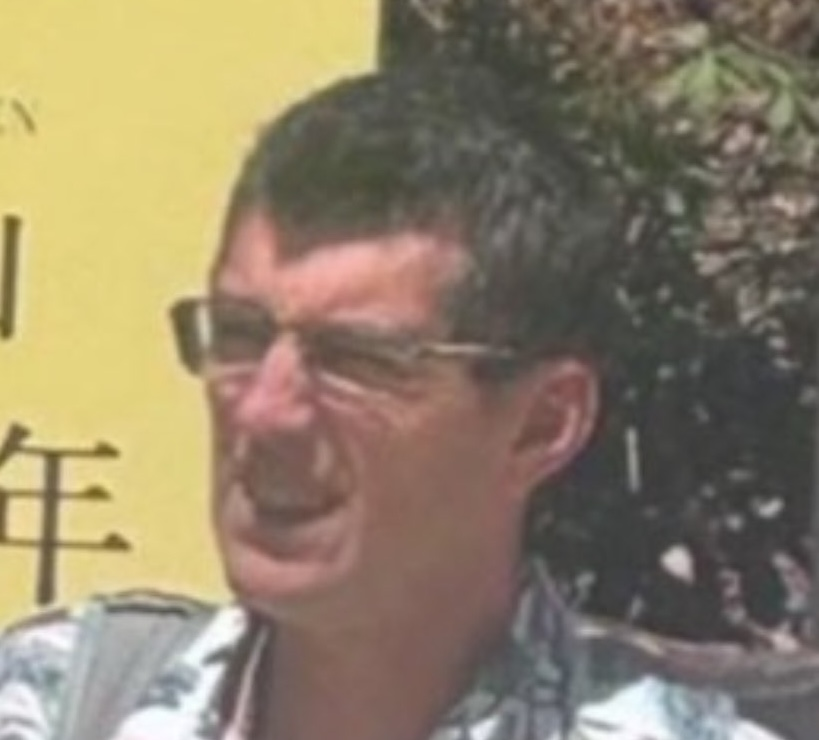
#> input picture compares/image1.JPG, 819 x 740 px
$ python -i findxavier.py   (imports and definitions only)
#> lines starting #> are read from the running program, lines starting #| are printed output that depends on the picture
import os
import cv2
import numpy as np
import pandas as pd
from pathlib import Path
import matplotlib.pyplot as plt
from datetime import datetime
import sys

# Configurer l'encodage pour UTF-8
# [5 lines not run here, left out]

def enhance_image(img):
    """
    Améliore la qualité d'une image pour faciliter la détection des visages
    """
    # Convertir en niveaux de gris
    if len(img.shape) == 3:
        gray = cv2.cvtColor(img, cv2.COLOR_BGR2GRAY)
    else:
        gray = img.copy()

    # Égalisation d'histogramme pour améliorer le contraste
    gray_eq = cv2.equalizeHist(gray)

    # Réduction du bruit
    gray_denoise = cv2.GaussianBlur(gray_eq, (5, 5), 0)

    # Amélioration des contours
    kernel = np.array([[-1,-1,-1],
                      [-1, 9,-1],
                      [-1,-1,-1]])
    sharp = cv2.filter2D(gray_denoise, -1, kernel)

    return sharp, gray_eq

def detect_facial_landmarks(img, face_rect=None, is_suspect=False):
    """
    Détecte les points caractéristiques du visage
    avec des critères plus stricts pour éviter les faux positifs
    """
    # Si l'image est en couleur, la convertir en niveaux de gris
    if len(img.shape) == 3:
        gray = cv2.cvtColor(img, cv2.COLOR_BGR2GRAY)
    else:
        gray = img.copy()

    # Créer une copie de l'image pour y dessiner les points
    vis_img = img.copy() if len(img.shape) == 3 else cv2.cvtColor(gray, cv2.COLOR_GRAY2BGR)

    # Utiliser seulement les détecteurs disponibles par défaut
    # Détecteur des yeux
    eye_cascade = cv2.CascadeClassifier(cv2.data.haarcascades + 'haarcascade_eye.xml')

    # Paramètres ajustés selon qu'il s'agit d'un suspect ou d'une référence
    if is_suspect:
        # Pour les suspects, être plus strict sur la détection des yeux
        min_eye_size = (25, 25)
        min_neighbors = 4
    else:
        # Pour les références (souvent de mauvaise qualité), être plus permissif
        min_eye_size = (20, 20)
        min_neighbors = 3

    # Si rectangle du visage fourni, utiliser seulement cette zone
    if face_rect is not None:
        x, y, w, h = face_rect
        roi_gray = gray[y:y+h, x:x+w]
        roi_vis = vis_img[y:y+h, x:x+w]
    else:
        roi_gray = gray
        roi_vis = vis_img
        x, y = 0, 0

    landmarks = []

    try:
        # Détecter les yeux
        eyes = eye_cascade.detectMultiScale(roi_gray, 1.1, min_neighbors, minSize=min_eye_size)

        # Filtrer les yeux détectés pour ne garder que les plus fiables
        valid_eyes = []
        for (ex, ey, ew, eh) in eyes:
            # Vérifier que les proportions sont correctes pour un œil
            aspect_ratio = ew / eh
            # Les yeux ont généralement un ratio largeur/hauteur entre 0.8 et 1.6
            if 0.8 <= aspect_ratio <= 1.6:
                valid_eyes.append((ex, ey, ew, eh))

        # Limiter à 2 yeux maximum, en prenant les plus grands
        valid_eyes.sort(key=lambda e: e[2] * e[3], reverse=True)
        for (ex, ey, ew, eh) in valid_eyes[:2]:
            cv2.rectangle(roi_vis, (ex, ey), (ex+ew, ey+eh), (0, 255, 0), 2)
            center = (x + ex + ew//2, y + ey + eh//2)
            landmarks.append(('eye', center))
            # Marquer le centre de l'œil
            cv2.circle(roi_vis, (ex + ew//2, ey + eh//2), 2, (255, 0, 0), -1)
    except Exception as e:
        print(f"Erreur lors de la détection des yeux: {e}")

    # Estimer la position du nez et de la bouche à partir des yeux si détectés
    # Uniquement si nous avons exactement 2 yeux détectés
    if len(landmarks) == 2 and all(l[0] == 'eye' for l in landmarks):
        eye1_center = landmarks[0][1]
        eye2_center = landmarks[1][1]

        # Vérifier que les yeux sont approximativement au même niveau (tolérance de 10%)
        eye_y_diff = abs(eye1_center[1] - eye2_center[1])
        eye_dist = np.sqrt((eye1_center[0] - eye2_center[0])**2 + (eye1_center[1] - eye2_center[1])**2)

        if eye_y_diff / eye_dist < 0.15:  # Seulement si les yeux sont à peu près horizontaux
            # Calculer le point médian entre les yeux
            mid_eyes_x = (eye1_center[0] + eye2_center[0]) // 2
            mid_eyes_y = (eye1_center[1] + eye2_center[1]) // 2

            # La distance inter-oculaire comme référence
            eye_distance = np.sqrt((eye1_center[0] - eye2_center[0])**2 + (eye1_center[1] - eye2_center[1])**2)

            # Estimer la position du nez (en dessous du point médian entre les yeux)
            nose_x = mid_eyes_x
            nose_y = int(mid_eyes_y + 0.3 * eye_distance)

            # Estimer la position de la bouche (encore plus bas)
            mouth_x = mid_eyes_x
            mouth_y = int(mid_eyes_y + 0.7 * eye_distance)

            # Ajouter ces points estimés
            face_height = (h if face_rect else gray.shape[0])
            if nose_y < face_height:
                nose_center = (nose_x, nose_y)
                landmarks.append(('nose', nose_center))
                cv2.circle(roi_vis if face_rect else vis_img,
                          (nose_x - x if face_rect else nose_x, nose_y - y if face_rect else nose_y),
                          3, (0, 255, 255), -1)

            if mouth_y < face_height:
                mouth_center = (mouth_x, mouth_y)
                landmarks.append(('mouth', mouth_center))
                cv2.circle(roi_vis if face_rect else vis_img,
                          (mouth_x - x if face_rect else mouth_x, mouth_y - y if face_rect else mouth_y),
                          3, (0, 0, 255), -1)

    return vis_img, landmarks

def detect_face(image_path):
    """
    Détecte un visage dans l'image et retourne l'image du visage
    Amélioré pour les images de mauvaise qualité ou les images anciennes
    """
#> called with image_path = 'compares/image1.JPG'
    # Charger l'image
    img = cv2.imread(image_path)
#> img is the input picture: shape (740, 819, 3); mean B, G, R 104.5, 127.9, 141
    if img is None:
        print(f"Erreur: Impossible de lire l'image {image_path}")
        return None, None, 0, None

    # Vérifier si l'image est un suspect ou une référence
    is_suspect = 'compares' in image_path

    # Pour les images suspectes, appliquer un meilleur prétraitement
    if is_suspect:
        print(f"Prétraitement amélioré pour l'image suspecte {os.path.basename(image_path)}")
        # Supprimer le bruit
        img = cv2.fastNlMeansDenoisingColored(img, None, 10, 10, 7, 21)
        # Améliorer le contraste
        lab = cv2.cvtColor(img, cv2.COLOR_BGR2LAB)
#> lab: shape (740, 819, 3); mean of channels 0, 1, 2 136, 129.5, 142
        l, a, b = cv2.split(lab)
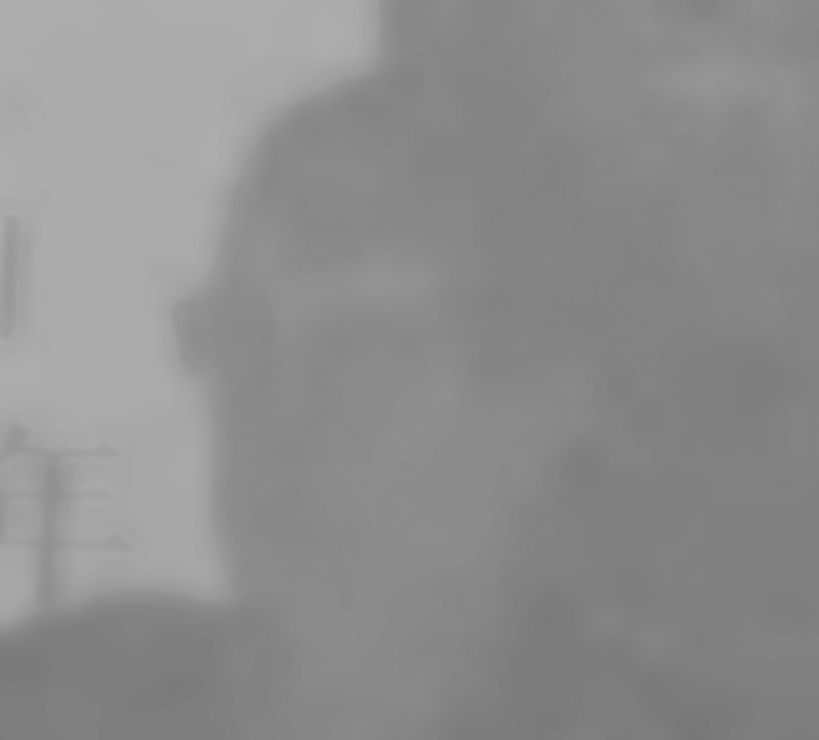
#> b: shape (740, 819); min 119, max 174, mean 142
        clahe = cv2.createCLAHE(clipLimit=3.0, tileGridSize=(8,8))
        cl = clahe.apply(l)
        merged = cv2.merge((cl, a, b))
#> merged: shape (740, 819, 3); mean of channels 0, 1, 2 135.2, 129.5, 142
        img = cv2.cvtColor(merged, cv2.COLOR_LAB2BGR)

    # Améliorer l'image
    enhanced_img, gray_eq = enhance_image(img)
#> in enhance_image, `gray_eq = cv2.equalizeHist(gray)`:
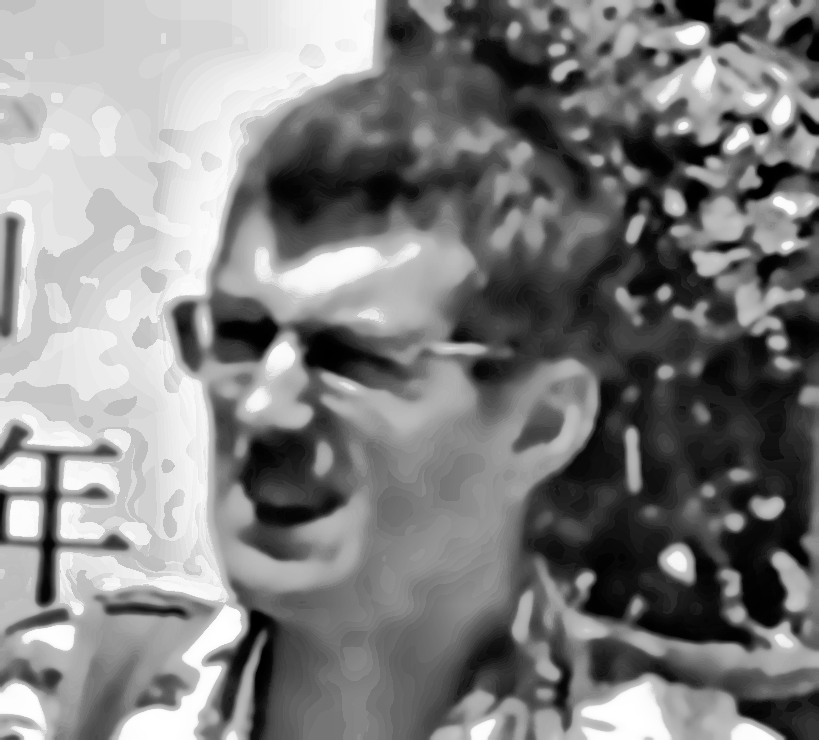
#> gray_eq: shape (740, 819); min 0, max 255, mean 128.4

    # Obtenir les dimensions de l'image
    height, width = enhanced_img.shape
#> height = 740; width = 819

    # Vérifier si l'image est déjà un visage recadré (le visage occupe une grande partie de l'image)
    face_ratio = 1.0  # Par défaut, on suppose que le visage peut occuper toute l'image

    # Charger les classificateurs de visage pré-entraînés
    face_cascade = cv2.CascadeClassifier(cv2.data.haarcascades + 'haarcascade_frontalface_default.xml')
    alt_face_cascade = cv2.CascadeClassifier(cv2.data.haarcascades + 'haarcascade_frontalface_alt.xml')

    # Pour les grandes images, essayer d'abord la détection normale
    if max(height, width) > 300:
        # Détecter les visages avec des paramètres plus permissifs
        faces = face_cascade.detectMultiScale(enhanced_img, scaleFactor=1.1, minNeighbors=4, minSize=(30, 30))
#> faces = [[697, 194, 49, 49], [114, 211, 352, 352]]

        if len(faces) == 0:
            # Essayer avec le détecteur alternatif
            faces = alt_face_cascade.detectMultiScale(enhanced_img, scaleFactor=1.1, minNeighbors=4, minSize=(30, 30))

        if len(faces) == 0:
            # Essayer l'image égalisée
            faces = face_cascade.detectMultiScale(gray_eq, scaleFactor=1.2, minNeighbors=3, minSize=(30, 30))

        if len(faces) == 0:
            # Essayer avec des paramètres encore plus permissifs
            faces = face_cascade.detectMultiScale(enhanced_img, scaleFactor=1.3, minNeighbors=3, minSize=(20, 20))

        if len(faces) == 0:
            # Essayer avec des paramètres extrêmement permissifs
            faces = face_cascade.detectMultiScale(enhanced_img, scaleFactor=1.5, minNeighbors=2, minSize=(20, 20))
    else:
        # Pour les petites images, supposer qu'elles sont déjà des visages recadrés
        faces = []

    # Si un visage est détecté, l'utiliser
    if len(faces) > 0:
        # Trouver le plus grand visage détecté (supposant que c'est le principal)
        max_area = 0
        max_face = None
        for (x, y, w, h) in faces:
            area = w * h
            if area > max_area:
                max_area = area
                max_face = (x, y, w, h)
#> this loop made 2 passes
#> (x, y, w, h, area, max_area) on passes 1 to 2: (697, 194, 49, 49, 2401, 2401), (114, 211, 352, 352, 123904, 123904)
#> after the loop, max_area = 123904

        x, y, w, h = max_face
#> x = 114; y = 211; w = 352; h = 352

        # Calculer le ratio de la surface du visage par rapport à l'image totale
        face_ratio = (w * h) / (width * height)
#> face_ratio = 0.204

        # Agrandir la zone de détection du visage (ajouter une marge de 40%)
        margin_x = int(w * 0.4)
#> margin_x = 140
        margin_y = int(h * 0.4)
#> margin_y = 140

        # S'assurer que les coordonnées restent dans les limites de l'image
        x_start = max(0, x - margin_x)
#> x_start = 0
        y_start = max(0, y - margin_y)
#> y_start = 71
        x_end = min(width, x + w + margin_x)
#> x_end = 606
        y_end = min(height, y + h + margin_y)
#> y_end = 703

        # Extraire le visage avec la marge
        face_img = img[y_start:y_end, x_start:x_end]
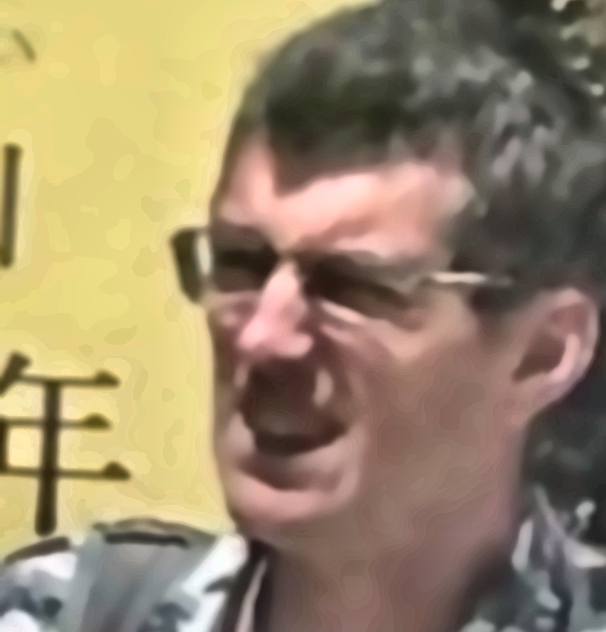
#> face_img: shape (632, 606, 3); mean B, G, R 107.1, 135.7, 153.3

        # Détecter les points caractéristiques
        face_rect = (x, y, w, h)
#> face_rect = (114, 211, 352, 352)
        img_with_landmarks, landmarks = detect_facial_landmarks(img, face_rect, is_suspect)
#> in detect_facial_landmarks, `x, y, w, h = face_rect`: x = 114; y = 211; w = 352
#> in detect_facial_landmarks, `roi_gray = gray[y:y+h, x:x+w]`:
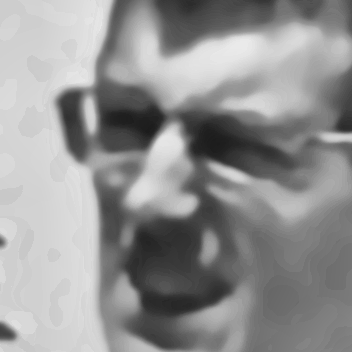
#> roi_gray: shape (352, 352); min 27, max 234, mean 146.8
#> in detect_facial_landmarks, `roi_vis = vis_img[y:y+h, x:x+w]`:
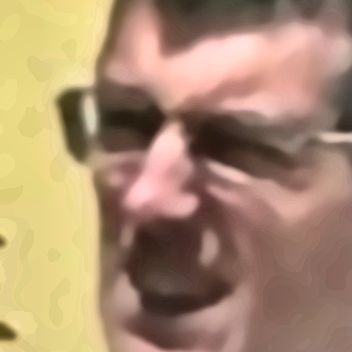
#> roi_vis: shape (352, 352, 3); mean B, G, R 112.9, 140.9, 171.1
#> in detect_facial_landmarks, `eyes = eye_cascade.detectMultiScale(roi_gray, 1.1, min_neighbors, minS..`: eyes = ()
#> after the loop in detect_facial_landmarks, `for (ex, ey, ew, eh) in eyes:`: valid_eyes = []
#> landmarks = []

        # Créer une copie de l'image originale pour dessiner le rectangle
        img_with_rect = img.copy()
        cv2.rectangle(img_with_rect, (x_start, y_start), (x_end, y_end), (0, 255, 0), 2)
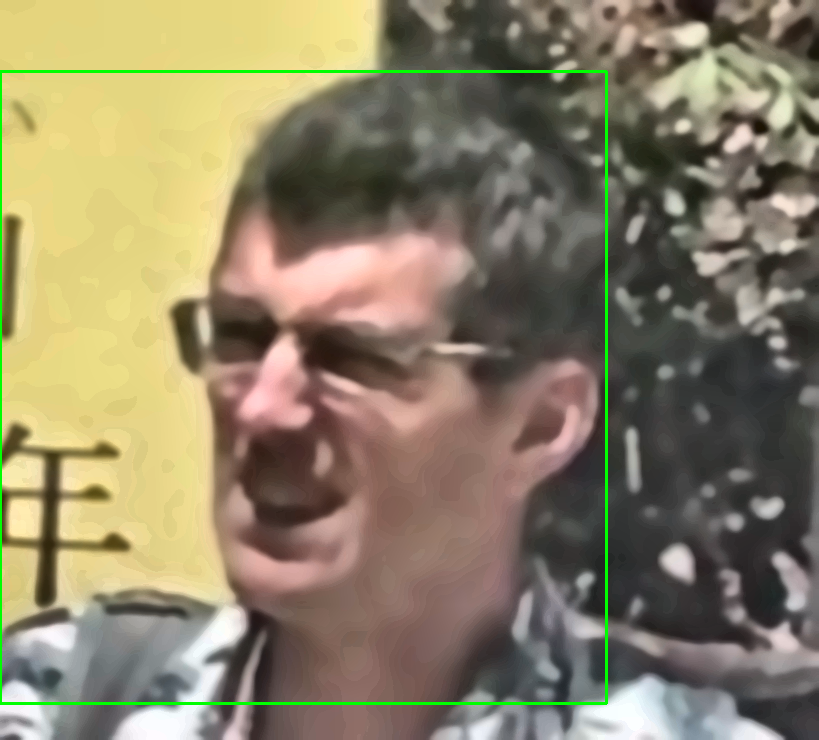
#> img_with_rect: shape (740, 819, 3); mean B, G, R 102.8, 129.1, 139
    else:
        print(f"Aucun visage détecté dans {image_path}, utilisation de l'image entière")
        # Si aucun visage n'est détecté, utiliser l'image entière et chercher les points caractéristiques
        face_img = img
        img_with_rect = None
        img_with_landmarks, landmarks = detect_facial_landmarks(img, None, is_suspect)

    # Redimensionner pour une comparaison uniforme (taille plus grande pour conserver plus de détails)
    face_img_resized = cv2.resize(face_img, (200, 200))
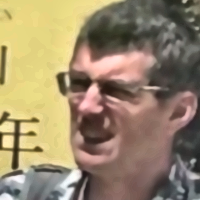
#> face_img_resized: shape (200, 200, 3); mean B, G, R 107, 135.6, 153.3

    return face_img_resized, img_with_rect, face_ratio, (img_with_landmarks, landmarks)

# [1161 lines left out: functions compare_facial_features, compare_faces, create_comparison_grid, generate_report, create_criminal_features_bank, compare_with_all_criminal_features and 2 more, not called in this run]

# [50 lines not run here, left out]

>>> result = detect_face('compares/image1.JPG')
